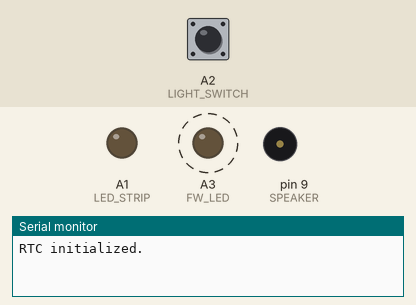
This sketch was run on a simulated Arduino Uno, built with avr-gcc and run on an emulated ATmega328P. On the bench: output pins drawn as LEDs (lit = HIGH), buzzer (waves = sounding, pin HIGH), the last lines printed to the serial monitor. Dashed ring = blinking. The inputs (shaded band) are chosen by the test bench; at power-on: A2 (LIGHT_SWITCH) HIGH. The local clock reads 2024-03-15 10:24:30 at power-on unless the sketch sets it.

Above: at 2.8 s.
2.9 s: A2 (LIGHT_SWITCH) pulled LOW for 1.25 s
At 3.4 s:
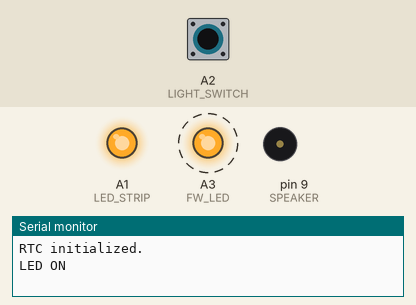
6.4 s: A2 (LIGHT_SWITCH) pulled LOW for 3.2 s
At 10.4 s:
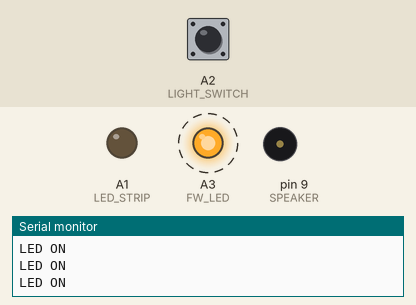
Timing chart, 0 to 17.1 s (numbered marks = the images above; inputs shaded):
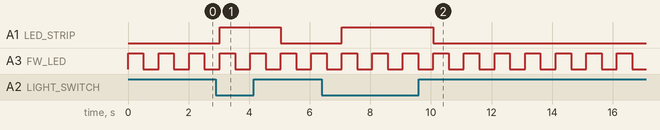

The sketch:

AthanLamp.ino
```cpp
/**
 * This is the first working version of the Athan Lamp firmware.
 *
 * References:
 * 1. https://praytimes.org/docs/calculation
 * 2. https://github.com/zarrabi/praytime/blob/main/src/praytime.js
 * 3. https://bu.edu.eg/portal/uploads/Engineering,%20Shoubra/Surveying%20Engineering/3666/publications/Saad%20Zaki%20Bolbol_pdf.pdf
 * 4. https://quasar.as.utexas.edu/BillInfo/JulianDatesG.html
 */

/**
 * TODO:
 * fix LED switch delay
 * 	replace alarm sound with athan sound
 *		add EN25Q32 code
 * clean the code, organize it
 */

#include <Wire.h>
#include <RTClib.h>
#include <stdio.h>
#include <math.h>

typedef int32_t I32;
typedef uint32_t U32;
typedef float F32;

struct AstroInfo
{
	F32 sunDeclination;
	F32 eqt;
};

struct GregorianDate
{
	I32 year;
	I32 month;
	I32 day;
	I32 hour;
};

typedef F32 JulianDate;

/**
 * @brief Note: All values are hours into the day until the athan respecting
 * the current timezone.
 */
struct AthanTimes
{
	F32 duhr;
	F32 asr;
	F32 maghrib;
	F32 isha;
	F32 fajr;
};

// cairo approx coordinates
const F32 lat = 30.033333f;
const F32 lon = 31.233334f;

const F32 timezone = 3.0f; // GMT+3

/// @brief Sun degrees below the horizon to be considered sunrise or sunset.
#define SUNSET_CONST (0.833f)

/**
 * @brief Egyptian General Authority of Survey sun angle below the horizon
 * until it is considerde fajr.
 */
#define EGAS_FAJR_ANGLE (19.5f)
 /**
  * @brief Egyptian General Authority of Survey sun angle below the horizon
  * until it is considered ishaa.
  */
#define EGAS_ISHA_ANGLE (17.5f)

#define DEG2RAD(inX) ((inX) * (M_PI / 180.0f))
#define RAD2DEG(inX) ((inX) * (180.0f / M_PI))

// trig functions in degrees. they are needed because the algorithms in
// ref 1 and 2 expect degrees but trig functions in math.h expect radians.
inline F32 sind(F32 inX)			{ return sinf(DEG2RAD(inX));		}
inline F32 cosd(F32 inX)			{ return cosf(DEG2RAD(inX));		}
inline F32 tand(F32 inX)			{ return tanf(DEG2RAD(inX));		}
inline F32 asind(F32 inX)			{ return RAD2DEG(asinf(inX));		}
inline F32 acosd(F32 inX)			{ return RAD2DEG(acosf(inX));		}
inline F32 atand(F32 inX)			{ return RAD2DEG(atanf(inX));		}
inline F32 atan2d(F32 inY, F32 inX)	{ return RAD2DEG(atan2f(inY, inX));	}
inline F32 acotd(F32 inX)			{ return atan2d(1.0f, inX);			}

/// @brief Acts the same as JS mod(). See ref 2.
inline F32 mod(F32 inX, F32 inY)
{
	F32 r = fmodf(inX, inY);
	return (r < 0) ? r + inY : r;
}

void getAstroInfo(AstroInfo* ioInfo, F32 inJulianDate)
{
	// see ref 1 and 2

	const F32 d = inJulianDate - 2451545.0f;

	const F32 g = mod(357.529f + 0.98560028f * d, 360.0f);
	const F32 q = mod(280.459f + 0.98564736f * d, 360.0f);
	const F32 L = mod(q + 1.915f * sind(g) + 0.020f * sind(2.0f * g), 360.0f);
	const F32 e = 23.439f - 0.00000036f * d;
		  F32 RA = mod(atan2d(cosd(e) * sind(L), cosd(L)) / 15.0f, 24.0f);

	ioInfo->sunDeclination = asind(sind(e) * sind(L));
	ioInfo->eqt = q / 15.0f - RA;

	/**
	 * HACK: as the year progresses: RA increases by around 1 per day until it reaches
	 * its maximum of around 24 then drops to around 0 and keeps repeating the pattern.
	 * but in the few days near which RA reaches zero and starts to repeat its pattern,
	 * the EqT increases by exactly 24 hours. so to fix this we just check if the EqT
	 * became higher than 23 and if it does we subtract 24 from it to bring it back to
	 * the normal range. i don't know why this happens and it's probably floating point
	 * inaccuracy but i just keep this hack because it works. i tested this fix with
	 * athan times over 100 years and they looked stable so i will keep it.
	 */
	if (ioInfo->eqt > 23.0f)
		ioInfo->eqt -= 24.0f;
}

/// @brief The time taken from mid day until the sun reaches an angle in degrees below the horizon.
F32 getTimeFromMidDayToAngle(const AstroInfo* ioInfo, F32 inAngle)
{
	// see ref 1

	F32 D = ioInfo->sunDeclination;

	F32 numerator = -sind(inAngle) - (sind(lat) * sind(D));
	F32 denominator = cosd(lat) * cosd(D);
	F32 t = (1.0f / 15.0f) * acosd(numerator / denominator);

	return t;
}

/// @brief The time taken from solar noon until an object's shadow is the same as its length.
F32 getTimeFromNoonToShadowLength(const AstroInfo* ioInfo)
{
	// see ref 1

	F32 D = ioInfo->sunDeclination;

	F32 numerator = sind(acotd(1.0f + tand(fabsf(lat - D)))) - sind(lat) * sind(D);
	F32 denominator = cosd(lat) * cosd(D);
	F32 t = (1.0f / 15.0f) * acosd(numerator / denominator);

	return t;
}

char* timeToStr(char ioStr[12], F32 inT)
{
	I32 totalMinutes = (I32)(inT * 60.0f + 0.5f);
	I32 hour24 = totalMinutes / 60;
	I32 minutes = totalMinutes % 60;

	I32 hour12 = hour24 % 12;
	if (hour12 == 0)
		hour12 = 12;

	char* amOrPm = (hour24 >= 12) ? "PM" : "AM";

	I32 i = 0;
	if (hour12 >= 10)
				ioStr[i++] = '0' + (hour12 / 10);

	ioStr[i++] = '0' + (hour12 % 10);
	ioStr[i++] = ':';
	ioStr[i++] = '0' + (minutes / 10);
	ioStr[i++] = '0' + (minutes % 10);
	ioStr[i++] = amOrPm[0];
	ioStr[i++] = amOrPm[1];
	ioStr[i]   = '\0';

	return ioStr;
}

/// @param inHour In UTC.
JulianDate getJulianDate(const GregorianDate* inTime)
{
	// see ref 4 for detailed conversion explaination

	F32 y = (F32)inTime->year;
	F32 m = (F32)inTime->month;
	F32 d = (F32)inTime->day;
	F32 h = (F32)inTime->hour;

	d += (h / 24.0f);

	if (m <= 2)
	{
		y -= 1.0f;
		m += 12.0f;
	}

	// ints are used in this part of the code to discard the fraction parts
	// of all calculations
	I32 a = (I32)y / 100;
	I32 b = a / 4;
	I32 c = 2 - a + b;
	I32 e = (I32)(365.25f * (y + 4716.0f));
	I32 f = (I32)(30.6001f * (m + 1.0f));

	JulianDate jd = (F32)c + (F32)d + (F32)e + (F32)f - 1524.5f;

	return jd;
}

void getAthanTimes(AthanTimes* ioTimes, JulianDate inDate)
{
	AstroInfo ai = { 0 };
	getAstroInfo(&ai, inDate);
	F32 EqT = ai.eqt;

	ioTimes->duhr = 12.0f + timezone - (lon / 15.0f) - EqT;
	ioTimes->asr = ioTimes->duhr + getTimeFromNoonToShadowLength(&ai);
	// 1m is added to maghrib and isha for safety
	// TODO: consider 15s or 30s instead of 60s
	ioTimes->maghrib = ioTimes->duhr + getTimeFromMidDayToAngle(&ai, SUNSET_CONST) + (1.0f / 60.0f);
	ioTimes->isha = ioTimes->duhr + getTimeFromMidDayToAngle(&ai, EGAS_ISHA_ANGLE) + (1.0f / 60.0f);
	ioTimes->fajr = ioTimes->duhr - getTimeFromMidDayToAngle(&ai, EGAS_FAJR_ANGLE);
}

#define LED_STRIP A1
#define LIGHT_SWITCH A2
#define FW_LED A3
#define SPEAKER 9

RTC_DS3231 gRTC;
AthanTimes gTimes = { 0 };

void setup()
{
	Serial.begin(9600);
	Wire.begin();

	pinMode(LED_STRIP, OUTPUT);
	pinMode(LIGHT_SWITCH, INPUT_PULLUP);
	pinMode(FW_LED, OUTPUT);
	pinMode(SPEAKER, OUTPUT);

	if (!gRTC.begin())
	{
		while (1)
		{
			Serial.println("Error: RTC not found!");
			digitalWrite(FW_LED, HIGH);
			delay(100);
			digitalWrite(FW_LED, LOW);
			delay(100);
			digitalWrite(FW_LED, HIGH);
			delay(100);
			digitalWrite(FW_LED, LOW);
			delay(600);
		}
	}

	Serial.println("RTC initialized.");

	digitalWrite(FW_LED, HIGH);

	// NOTE: uncomment this once to calibrate the RTC
	// using unix time (epoch) in seconds
	// gRTC.adjust(1782655335);
}

bool fajrPlayed = false;
bool duhrPlayed = false;
bool asrPlayed = false;
bool maghribPlayed = false;
bool ishaPlayed = false;

void loop()
{
	if (digitalRead(LIGHT_SWITCH) == LOW)
	{
		Serial.println("LED ON");
		digitalWrite(LED_STRIP, HIGH);
	} else
	{
		digitalWrite(LED_STRIP, LOW);
	}

	DateTime now = gRTC.now() + TimeSpan(0, (int8_t)timezone, 0, 0);

	// the hardcoding of 12PM as the hour is not a mistake, it is intentionally
	// like this because astronomical calculations are the most accurate around
	// solar noon. this doesnt effect the athan times because they will be accurate
	// regardless of whether the gregorian date hour is exactly the current
	// hour or not.
	GregorianDate curTimeGregorian = {
		.year = (I32)now.year(),
		.month = (I32)now.month(),
		.day = (I32)now.day(),
		.hour = 12
	};
	const JulianDate curJD = getJulianDate(&curTimeGregorian);

	AstroInfo ai = { 0 };
	const JulianDate jd = curJD;
	getAstroInfo(&ai, jd);
	getAthanTimes(&gTimes, jd);

	F32 curHoursIntoDay = (F32)now.hour() + (((F32)now.minute()) / 60.0f) + (((F32)now.second()) / 3600.0f);

	// TODO: clean this part; duplicate code

	if (!fajrPlayed && fabsf(gTimes.fajr - curHoursIntoDay) < 5.0f / 3600.0f)
	{
		fajrPlayed = true;

		// play 7 beeps
		for (int i = 0; i < 7; i++)
		{
			tone(SPEAKER, 440);
			delay(1000);
			noTone(SPEAKER);
			delay(1000);
		}
	}

	if (!duhrPlayed && fabsf(gTimes.duhr - curHoursIntoDay) < 5.0f / 3600.0f)
	{
		duhrPlayed = true;

		// play 7 beeps
		for (int i = 0; i < 7; i++)
		{
			tone(SPEAKER, 440);
			delay(1000);
			noTone(SPEAKER);
			delay(1000);
		}
	}

	if (!asrPlayed && fabsf(gTimes.asr - curHoursIntoDay) < 5.0f / 3600.0f)
	{
		asrPlayed = true;

		// play 7 beeps
		for (int i = 0; i < 7; i++)
		{
			tone(SPEAKER, 440);
			delay(1000);
			noTone(SPEAKER);
			delay(1000);
		}
	}

	if (!maghribPlayed && fabsf(gTimes.maghrib - curHoursIntoDay) < 5.0f / 3600.0f)
	{
		maghribPlayed = true;

		// play 7 beeps
		for (int i = 0; i < 7; i++)
		{
			tone(SPEAKER, 440);
			delay(1000);
			noTone(SPEAKER);
			delay(1000);
		}
	}

	if (!ishaPlayed && fabsf(gTimes.isha - curHoursIntoDay) < 5.0f / 3600.0f)
	{
		ishaPlayed = true;

		// play 7 beeps
		for (int i = 0; i < 7; i++)
		{
			tone(SPEAKER, 440);
			delay(1000);
			noTone(SPEAKER);
			delay(1000);
		}
	}

	// TODO: review or clean this part
	// reset flags at astronomical noon
	if (now.hour() == 12 && fajrPlayed)
		fajrPlayed = false;
	// duhr especially resets at night because duhr is at noon time
	if (now.hour() == 3 && duhrPlayed)
		duhrPlayed = false;
	if (now.hour() == 12 && asrPlayed)
		asrPlayed = false;
	if (now.hour() == 12 && maghribPlayed)
		maghribPlayed = false;
	if (now.hour() == 12 && ishaPlayed)
		ishaPlayed = false;

	// wait 1s before next update and blink the blue firmware
	// LED so you can see the code is working and updating
	delay(500);
	digitalWrite(FW_LED, LOW);
	delay(500);
	digitalWrite(FW_LED, HIGH);
}
```

AthanTimePrototype.c
```cpp
/**
 * This is the first working prototype of the offline athan time algorithm according to the Egyptian method.
 * It can be easily edited for other country's method.
 * This will be the foundation of the firmware that will be written for the ATmega328P MCU when I start to write it.
 *
 * References:
 * 1. https://praytimes.org/docs/calculation
 * 2. https://github.com/zarrabi/praytime/blob/main/src/praytime.js
 * 3. https://bu.edu.eg/portal/uploads/Engineering,%20Shoubra/Surveying%20Engineering/3666/publications/Saad%20Zaki%20Bolbol_pdf.pdf
 * 4. https://quasar.as.utexas.edu/BillInfo/JulianDatesG.html
 */

#include <stdio.h>
#include <math.h>

typedef int I32;
typedef unsigned int U32;
typedef float F32;

// cairo approx coordinates
const F32 lat = 30.033333f;
const F32 lon = 31.233334f;

const F32 timezone = 2.0f; // GMT+2

/// @brief Sun degrees below the horizon to be considered sunrise or sunset.
#define SUNSET_CONST (0.833f)

/**
 * @brief Egyptian General Authority of Survey sun angle below the horizon
 * until it is considerde fajr.
 */
#define EGAS_FAJR_ANGLE (19.5f)
 /**
  * @brief Egyptian General Authority of Survey sun angle below the horizon
  * until it is considered ishaa.
  */
#define EGAS_ISHA_ANGLE (17.5f)

#define DEG2RAD(inX) ((inX) * (M_PI / 180.0f))
#define RAD2DEG(inX) ((inX) * (180.0f / M_PI))

// trig functions in degrees. they are needed because the algorithms in
// ref 1 and 2 expect degrees but trig functions in math.h expect radians.
inline F32 sind(F32 inX)			{ return sinf(DEG2RAD(inX));		}
inline F32 cosd(F32 inX)			{ return cosf(DEG2RAD(inX));		}
inline F32 tand(F32 inX)			{ return tanf(DEG2RAD(inX));		}
inline F32 asind(F32 inX)			{ return RAD2DEG(asinf(inX));		}
inline F32 acosd(F32 inX)			{ return RAD2DEG(acosf(inX));		}
inline F32 atand(F32 inX)			{ return RAD2DEG(atanf(inX));		}
inline F32 atan2d(F32 inY, F32 inX)	{ return RAD2DEG(atan2f(inY, inX));	}
inline F32 acotd(F32 inX)			{ return atan2d(1.0f, inX);			}

/// @brief Acts the same as JS mod(). See ref 2.
inline F32 mod(F32 inX, F32 inY)
{
	F32 r = fmodf(inX, inY);
	return (r < 0) ? r + inY : r;
}

typedef struct
{
	F32 sunDeclination;
	F32 eqt;

	// TODO: the below members are for debugging only, remove in prod
	F32 g;
	F32 q;
	F32 L;
	F32 e;
	F32 RA;
} AstroInfo;

typedef struct
{
	I32 year;
	I32 month;
	I32 day;
	I32 hour;
} GregorianDate;

typedef F32 JulianDate;

/**
 * @brief Note: All values are hours into the day until the athan respecting
 * the current timezone.
 */
typedef struct
{
	F32 duhr;
	F32 asr;
	F32 maghrib;
	F32 isha;
	F32 fajr;
} AthanTimes;

U32 aiCount = 0;
void getAstroInfo(AstroInfo* ioInfo, F32 inJulianDate)
{
	// see ref 1 and 2

	const F32 d = inJulianDate - 2451545.0f;

	const F32 g = mod(357.529f + 0.98560028f * d, 360.0f);
	const F32 q = mod(280.459f + 0.98564736f * d, 360.0f);
	const F32 L = mod(q + 1.915f * sind(g) + 0.020f * sind(2.0f * g), 360.0f);
	const F32 e = 23.439f - 0.00000036 * d;
	      F32 RA = mod(atan2d(cosd(e) * sind(L), cosd(L)) / 15.0f, 24.0f);

	ioInfo->sunDeclination = asind(sind(e) * sind(L));
	ioInfo->eqt = q / 15.0f - RA;

	ioInfo->g = g;
	ioInfo->q = q;
	ioInfo->L = L;
	ioInfo->e = e;
	ioInfo->RA = RA;

	/**
	 * HACK: as the year progresses: RA increases by around 1 per day until it reaches
	 * its maximum of around 24 then drops to around 0 and keeps repeating the pattern.
	 * but in the few days near which RA reaches zero and starts to repeat its pattern,
	 * the EqT increases by exactly 24 hours. so to fix this we just check if the EqT
	 * became higher than 23 and if it does we subtract 24 from it to bring it back to
	 * the normal range. i don't know why this happens and it's probably floating point
	 * inaccuracy but i just keep this hack because it works. i tested this fix with
	 * athan times over 100 years and they looked stable so i will keep it.
	 */
	if (ioInfo->eqt > 23.0f)
		ioInfo->eqt -= 24.0f;

	//if (ioInfo->eqt > 23.0f)
	//	puts("\033[41mBAD ASTRO INFO:");
	//else
	//	puts("\033[42mGOOD ASTRO INFO:");

	//printf("i:   %u\n", aiCount++);
	//printf("d:   %.0f\n", d);
	//printf("g:   %.2f\n", g);
	//printf("q:   %.2f\n", q);
	//printf("L:   %.2f\n", L);
	//printf("e:   %.2f\n", e);
	//printf("RA:  %.2f\n", RA);
	//printf("D:   %.2f\n", ioInfo->sunDeclination);
	//printf("EqT: %.2f\n", ioInfo->eqt);

	//puts("\033[0m");
	//puts("");
}

/// @brief The time taken from mid day until the sun reaches an angle in degrees below the horizon.
F32 getTimeFromMidDayToAngle(const AstroInfo* ioInfo, F32 inAngle)
{
	// see ref 1

	F32 D = ioInfo->sunDeclination;

	F32 numerator = -sind(inAngle) - (sind(lat) * sind(D));
	F32 denominator = cosd(lat) * cosd(D);
	F32 t = (1.0f / 15.0f) * acosd(numerator / denominator);

	return t;
}

/// @brief The time taken from solar noon until an object's shadow is the same as its length.
F32 getTimeFromNoonToShadowLength(const AstroInfo* ioInfo)
{
	// see ref 1

	F32 D = ioInfo->sunDeclination;

	F32 numerator = sind(acotd(1.0f + tand(fabsf(lat - D)))) - sind(lat) * sind(D);
	F32 denominator = cosd(lat) * cosd(D);
	F32 t = (1.0f / 15.0f) * acosd(numerator / denominator);

	return t;
}

char* timeToStr(char ioStr[8], F32 inT)
{
	I32 hour24 = (I32)inT;
	I32 minutes = (I32)roundf((inT - hour24) * 60.0f);

	if (minutes == 60)
	{
		minutes = 0;
		hour24 += 1;
	}

	I32 hour12 = hour24 % 12;
	if (hour12 == 0)
		hour12 = 12;

	char* amOrPm = (hour24 >= 12) ? "PM" : "AM";

	snprintf(ioStr, 8, "%d:%02d%s", hour12, minutes, amOrPm);
	return ioStr;
}

/// @param inHour In UTC.
JulianDate getJulianDate(const GregorianDate* inTime)
{
	// see ref 4 for detailed conversion explaination

	F32 y = (F32)inTime->year;
	F32 m = (F32)inTime->month;
	F32 d = (F32)inTime->day;
	F32 h = (F32)inTime->hour;

	d += (h / 24.0f);

	if (m <= 2)
	{
		y -= 1.0f;
		m += 12.0f;
	}

	// ints are used in this part of the code to discard the fraction parts
	// of all calculations
	I32 a = (I32)y / 100;
	I32 b = a / 4;
	I32 c = 2 - a + b;
	I32 e = (I32)(365.25f * (y + 4716.0f));
	I32 f = (I32)(30.6001f * (m + 1.0f));

	JulianDate jd = (F32)c + (F32)d + (F32)e + (F32)f - 1524.5f;

	return jd;
}

void getAthanTimes(AthanTimes* ioTimes, JulianDate inDate)
{
	AstroInfo ai = { 0 };
	getAstroInfo(&ai, inDate);
	F32 EqT = ai.eqt;

	// 1m is added to maghrib and isha for safety
	ioTimes->duhr = 12.0f + timezone - (lon / 15.0) - EqT;
	ioTimes->asr = ioTimes->duhr + getTimeFromNoonToShadowLength(&ai);
	ioTimes->maghrib = ioTimes->duhr + getTimeFromMidDayToAngle(&ai, SUNSET_CONST) + (1.0f / 60.0f);
	ioTimes->isha = ioTimes->duhr + getTimeFromMidDayToAngle(&ai, EGAS_ISHA_ANGLE) + (1.0f / 60.0f);
	ioTimes->fajr = ioTimes->duhr - getTimeFromMidDayToAngle(&ai, EGAS_FAJR_ANGLE);
}

I32 main(void)
{
	GregorianDate curTimeGregorian = {
		.year = 2026,
		.month = 4,
		.day = 11,
		.hour = 12
	};
	const JulianDate curJD = getJulianDate(&curTimeGregorian);

	FILE* csvFD = fopen("times.csv", "wb");
	fprintf(csvFD, "JD,EqT,D,fajr_f,duhr_f,asr_f,maghrib_f,isha_f,fajr,duhr,asr,maghrib,isha\n");
	//fprintf(csvFD, "JD,EqT,D,g,q,L,e,RA\n");

	AstroInfo ai = { 0 };
	AthanTimes times = { 0 };
	char buf[8 * 5] = { 0 };
	for (U32 i = 0; i < 365 * 100; i++)
	{
		const JulianDate jd = curJD + (JulianDate)i;
		getAstroInfo(&ai, jd);
		getAthanTimes(&times, jd);

		const char* fajrStr = timeToStr(buf + 8 * 0, times.fajr);
		const char* duhrStr = timeToStr(buf + 8 * 1, times.duhr);
		const char* asrStr = timeToStr(buf + 8 * 2, times.asr);
		const char* maghribStr = timeToStr(buf + 8 * 3, times.maghrib);
		const char* ishaStr = timeToStr(buf + 8 * 4, times.isha);

		fprintf(csvFD, "%.0f,%.4f,%.4f,%s,%s,%s,%s,%s,%.2f,%.2f,%.2f,%.2f,%.2f\n",
			jd,
			ai.eqt,
			ai.sunDeclination,
			fajrStr,
			duhrStr,
			asrStr,
			maghribStr,
			ishaStr,
			times.fajr,
			times.duhr,
			times.asr,
			times.maghrib,
			times.isha
		);

		//fprintf(csvFD, "%.0f,%f,%f,%f,%f,%f,%f,%f\n",
		//	jd,
		//	ai.eqt,
		//	ai.sunDeclination,
		//	ai.g,
		//	ai.q,
		//	ai.L,
		//	ai.e,
		//	ai.RA
		//);
	}

	fclose(csvFD);

	return 0;
}
```

Measured:
- after the input at 2.9 s, A1 (LED_STRIP): LOW → HIGH after 0.13 s, → LOW 2.0 s later
- after the input at 6.4 s, A1 (LED_STRIP): LOW → HIGH after 0.66 s, → LOW 3.0 s later
- by itself, A3 (FW_LED): alternates HIGH for 0.51 s and LOW for 0.50 s
